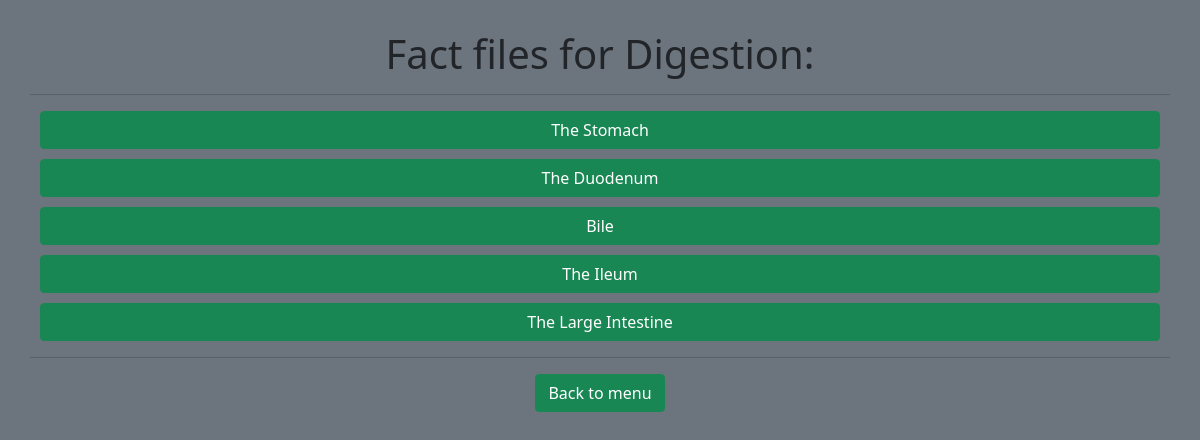
The page /factSearch?topic=digestion on the database its author committed.
### tables this page shows
CREATE TABLE factfiles (id INTEGER, subj TEXT, topic TEXT, title TEXT, filename TEXT, content TEXT, PRIMARY KEY (id));

### application.py (the view)
@app.route("/factSearch")
@clearFlash
def factsearch() -> str: # Browse fact files
    if not (x := request.args.get("topic")) or x not in subjObj.getFTopicsArr(): return render_template("factSearch1.html", subj=subjObj.getRawTopicsArr())
    return render_template("factSearch2.html", topic=x, files=db.execute("SELECT * FROM factfiles WHERE topic = ?", x))

### Tools/subjects.py (called while the page is built)
    def getFTopicsArr(self) -> List[str]:
        return sum([self.data["topics"][x] for x in self.data["topics"].keys()], []) # Flattened topics list (List of all topics)

### application.py (called while the page is built)
def clearFlash(func: Callable) -> Callable:
    @wraps(func)
    def deco(*args, **kwargs):
        session['_flashes'] = None
        return func(*args, **kwargs)
    return deco

### templates/factSearch2.html (shortened to what this page needs)
{% extends "layout.html" %}
{% block body %}
    <h1>Fact files for {{ topic | title }}:</h1>
    <hr>
    {% for row in files %}
        <form action="/factFile" method="GET" style="margin: 10px;">
            <button class="btn btn-success" style="width: 100%;">{{ row["title"] | title }}</button>
        </form>
    {% endfor %}
    <hr>
    <form action="/factSearch" method="GET" style="margin: 10px;">
        <button class="btn btn-success">Back to menu</button>
    </form>
{% endblock %}

### templates/layout.html (shortened to what this page needs)
<!DOCTYPE html>
<html>
    <head>
        <link href="https://cdn.jsdelivr.net/npm/bootstrap@5.1.3/dist/css/bootstrap.min.css" rel="stylesheet">
    </head>
    <body class="bg-secondary" style="text-align: center; margin: 30px;">
        {% block body %}{% endblock %}
    </body>
</html>

### rows shown on the page
factfiles: title "The Stomach"
factfiles: title "The Duodenum"
factfiles: title "Bile"
factfiles: title "The Ileum"
factfiles: title "The Large Intestine"

### other values the page prints
{{ topic | title }} "Digestion"
